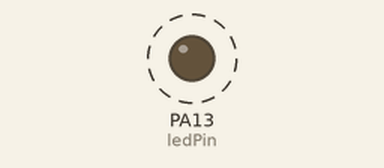
The sketch below on a simulated STM32 Blue Pill. Parts: output pins drawn as LEDs (lit = HIGH). Dashed ring = blinking. No radio packets arrive unless stated; what the sketch prints to the serial monitor is not drawn.

Above: at 0.5 s.
Timing chart, 0 to 4.9 s (numbered marks = the images above):
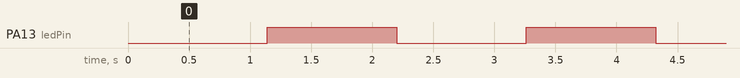

The sketch:

LoRa_TX.ino
```cpp
/***************************************************
    [SPI]       ATm328p     STM32       ESP8266
    MOSI        D11         PA7         D7(GPIO13)
    MISO        D12         PA6         D6(GPIO12)
    SCK/CLK     D13         PA5         D5(GPIO14)

    NSS/CSN     D10         PA4         D8{GPIO15)
    NRESET      D9          PA3       D0(GPIO16)
    DIO0        D2          PB12       D1(GPIO5)
****************************************************/
#include <SPI.h>
#include <LoRa.h>

int counter = 0;
bool ledStatus = HIGH;

#define NANO        // NANO 보드인 경우 define
//#define BLUEPILL  // BLUEPILL 보드인 경우 define
//#define NODEMCU   // NODEMCU 보드인 경우 define

#ifdef NANO
#define csPin       10
#define resetPin    9
#define irqPin      2
#define ledPin      13
#endif

#ifdef BLUEPILL
#define csPin       PA4
#define resetPin    PA3
#define irqPin      PB12
#define ledPin      PC13
#endif

#ifdef NODEMCU
#define csPin       D8
#define resetPin    D0
#define irqPin      D1
#define ledPin      D4
#endif

void setup()
{
    Serial.begin(115200);
    while (!Serial);

    pinMode(ledPin, OUTPUT);

    LoRa.setPins(csPin, resetPin, irqPin); // CS, RST, IRQ Pin Set

    Serial.println("LoRa Sender");

    if (!LoRa.begin(915E6))
    {
        Serial.println("Starting LoRa failed!");
        while (1);
    }
}

void loop()
{
    Serial.print("Sending packet: ");
    Serial.println(counter);

    // send packet
    LoRa.beginPacket();
    LoRa.print("hello ");
    LoRa.print(counter);
    LoRa.endPacket();

    counter++;

    ledStatus = !ledStatus;
    digitalWrite(ledPin, ledStatus);
    delay(1000);
}
```

Measured:
- by itself, PA13 (ledPin): alternates HIGH for 1.1 s and LOW for 1.1 s
